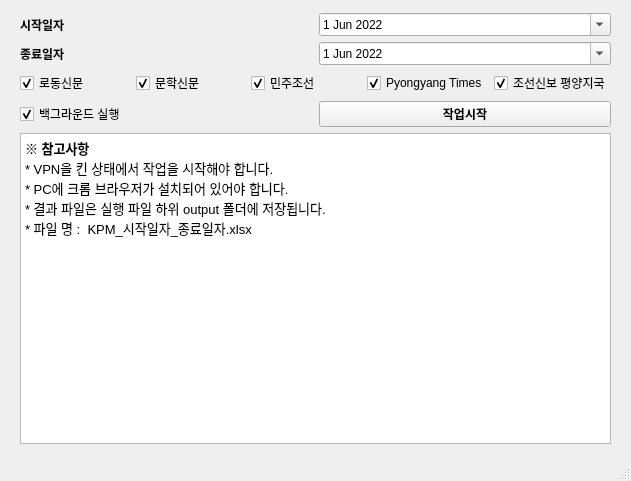
<?xml version="1.0" encoding="UTF-8"?>
<ui version="4.0">
 <class>mainWindow</class>
 <widget class="QMainWindow" name="mainWindow">
  <property name="geometry">
   <rect>
    <x>0</x>
    <y>0</y>
    <width>631</width>
    <height>481</height>
   </rect>
  </property>
  <property name="windowTitle">
   <string>KPM_crawler</string>
  </property>
  <widget class="QWidget" name="centralwidget">
   <widget class="QWidget" name="layoutWidget">
    <property name="geometry">
     <rect>
      <x>20</x>
      <y>13</y>
      <width>591</width>
      <height>431</height>
     </rect>
    </property>
    <layout class="QVBoxLayout" name="verticalLayout">
     <item>
      <layout class="QHBoxLayout" name="horizontalLayout">
       <item>
        <widget class="QLabel" name="label">
         <property name="font">
          <font>
           <weight>75</weight>
           <bold>true</bold>
          </font>
         </property>
         <property name="text">
          <string>시작일자</string>
         </property>
        </widget>
       </item>
       <item>
        <widget class="QDateEdit" name="input_start_ymd">
         <property name="dateTime">
          <datetime>
           <hour>0</hour>
           <minute>0</minute>
           <second>0</second>
           <year>2022</year>
           <month>6</month>
           <day>1</day>
          </datetime>
         </property>
         <property name="calendarPopup">
          <bool>true</bool>
         </property>
        </widget>
       </item>
      </layout>
     </item>
     <item>
      <layout class="QHBoxLayout" name="horizontalLayout_2">
       <item>
        <widget class="QLabel" name="label_2">
         <property name="font">
          <font>
           <weight>75</weight>
           <bold>true</bold>
          </font>
         </property>
         <property name="text">
          <string>종료일자</string>
         </property>
        </widget>
       </item>
       <item>
        <widget class="QDateEdit" name="input_end_ymd">
         <property name="dateTime">
          <datetime>
           <hour>0</hour>
           <minute>0</minute>
           <second>0</second>
           <year>2022</year>
           <month>6</month>
           <day>1</day>
          </datetime>
         </property>
         <property name="calendarPopup">
          <bool>true</bool>
         </property>
        </widget>
       </item>
      </layout>
     </item>
     <item>
      <layout class="QHBoxLayout" name="horizontalLayout_4">
       <item>
        <widget class="QCheckBox" name="check_RD">
         <property name="text">
          <string>로동신문</string>
         </property>
         <property name="checked">
          <bool>true</bool>
         </property>
        </widget>
       </item>
       <item>
        <widget class="QCheckBox" name="check_MH">
         <property name="text">
          <string>문학신문</string>
         </property>
         <property name="checked">
          <bool>true</bool>
         </property>
        </widget>
       </item>
       <item>
        <widget class="QCheckBox" name="check_MJ">
         <property name="text">
          <string>민주조선</string>
         </property>
         <property name="checked">
          <bool>true</bool>
         </property>
        </widget>
       </item>
       <item>
        <widget class="QCheckBox" name="check_PT">
         <property name="text">
          <string>Pyongyang Times</string>
         </property>
         <property name="checked">
          <bool>true</bool>
         </property>
        </widget>
       </item>
       <item>
        <widget class="QCheckBox" name="check_JS">
         <property name="text">
          <string>조선신보 평양지국</string>
         </property>
         <property name="checked">
          <bool>true</bool>
         </property>
        </widget>
       </item>
      </layout>
     </item>
     <item>
      <layout class="QHBoxLayout" name="horizontalLayout_3">
       <item>
        <widget class="QCheckBox" name="chk_background">
         <property name="enabled">
          <bool>true</bool>
         </property>
         <property name="text">
          <string>백그라운드 실행</string>
         </property>
         <property name="checked">
          <bool>true</bool>
         </property>
        </widget>
       </item>
       <item>
        <widget class="QPushButton" name="btn_start">
         <property name="font">
          <font>
           <weight>75</weight>
           <bold>true</bold>
          </font>
         </property>
         <property name="text">
          <string>작업시작</string>
         </property>
        </widget>
       </item>
      </layout>
     </item>
     <item>
      <widget class="QTextBrowser" name="log_browser">
       <property name="html">
        <string>&lt;!DOCTYPE HTML PUBLIC &quot;-//W3C//DTD HTML 4.0//EN&quot; &quot;http://www.w3.org/TR/REC-html40/strict.dtd&quot;&gt;
&lt;html&gt;&lt;head&gt;&lt;meta name=&quot;qrichtext&quot; content=&quot;1&quot; /&gt;&lt;style type=&quot;text/css&quot;&gt;
p, li { white-space: pre-wrap; }
&lt;/style&gt;&lt;/head&gt;&lt;body style=&quot; font-family:'.AppleSystemUIFont'; font-size:13pt; font-weight:400; font-style:normal;&quot;&gt;
&lt;p style=&quot; margin-top:0px; margin-bottom:0px; margin-left:0px; margin-right:0px; -qt-block-indent:0; text-indent:0px;&quot;&gt;&lt;span style=&quot; font-family:'Gulim'; font-size:10pt; font-weight:600;&quot;&gt;※ 참고사항&lt;/span&gt;&lt;/p&gt;
&lt;p style=&quot; margin-top:0px; margin-bottom:0px; margin-left:0px; margin-right:0px; -qt-block-indent:0; text-indent:0px;&quot;&gt;&lt;span style=&quot; font-family:'Gulim'; font-size:10pt;&quot;&gt;* VPN을 킨 상태에서 작업을 시작해야 합니다.&lt;/span&gt;&lt;/p&gt;
&lt;p style=&quot; margin-top:0px; margin-bottom:0px; margin-left:0px; margin-right:0px; -qt-block-indent:0; text-indent:0px;&quot;&gt;&lt;span style=&quot; font-family:'Gulim'; font-size:10pt;&quot;&gt;* PC에 크롬 브라우저가 설치되어 있어야 합니다.&lt;/span&gt;&lt;/p&gt;
&lt;p style=&quot; margin-top:0px; margin-bottom:0px; margin-left:0px; margin-right:0px; -qt-block-indent:0; text-indent:0px;&quot;&gt;&lt;span style=&quot; font-family:'Gulim'; font-size:10pt;&quot;&gt;* 결과 파일은 실행 파일 하위 output 폴더에 저장됩니다.&lt;/span&gt;&lt;/p&gt;
&lt;p style=&quot; margin-top:0px; margin-bottom:0px; margin-left:0px; margin-right:0px; -qt-block-indent:0; text-indent:0px;&quot;&gt;&lt;span style=&quot; font-family:'Gulim'; font-size:10pt;&quot;&gt;* 파일 명 :  KPM_시작일자_종료일자.xlsx&lt;/span&gt;&lt;/p&gt;&lt;/body&gt;&lt;/html&gt;</string>
       </property>
      </widget>
     </item>
    </layout>
   </widget>
  </widget>
  <widget class="QStatusBar" name="statusbar"/>
 </widget>
 <resources/>
 <connections/>
</ui>
